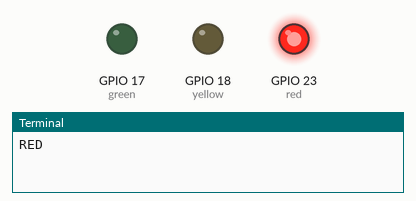
Simulated run of this program. Board: Raspberry Pi (BCM pin numbers). Shown: output pins drawn as LEDs (lit = HIGH), the last lines printed to the terminal. At 3.0 s the program stops and its outputs stay as they are.

Above: at 0.1 s.
At 1.1 s:
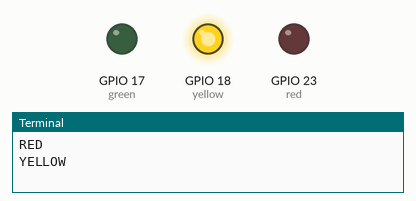
At 2.1 s:
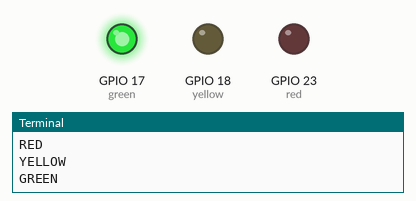
At 3.1 s:
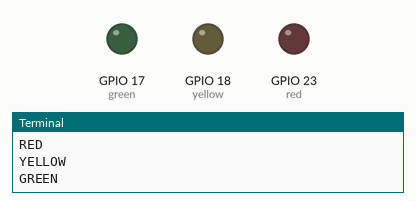
Timing chart, 0 to 4.5 s (numbered marks = the images above):
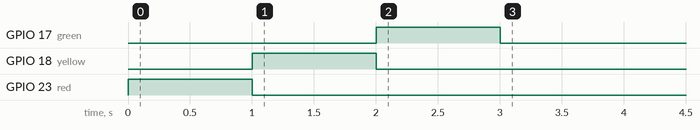

Measured:
- by itself, GPIO 17 (green): LOW → HIGH at 2.0 s, → LOW 1.0 s later
- by itself, GPIO 18 (yellow): LOW → HIGH at 1.0 s, → LOW 1.0 s later
- by itself, GPIO 23 (red): LOW → HIGH at 0.00 s, → LOW 1.0 s later

The program:

trafficLights.py
```python
from gpiozero import LED
from time import sleep

red = LED(23)
yellow = LED(18)
green = LED(17)

try:
  print("RED")
  red.on()
  sleep(1)
  red.off()
  print("YELLOW")
  yellow.on()
  sleep(1)
  yellow.off()
  print("GREEN")
  green.on()
  sleep(1)
  green.off()
except KeyboardInterrupt:
  print("Process stopped by user")
```
